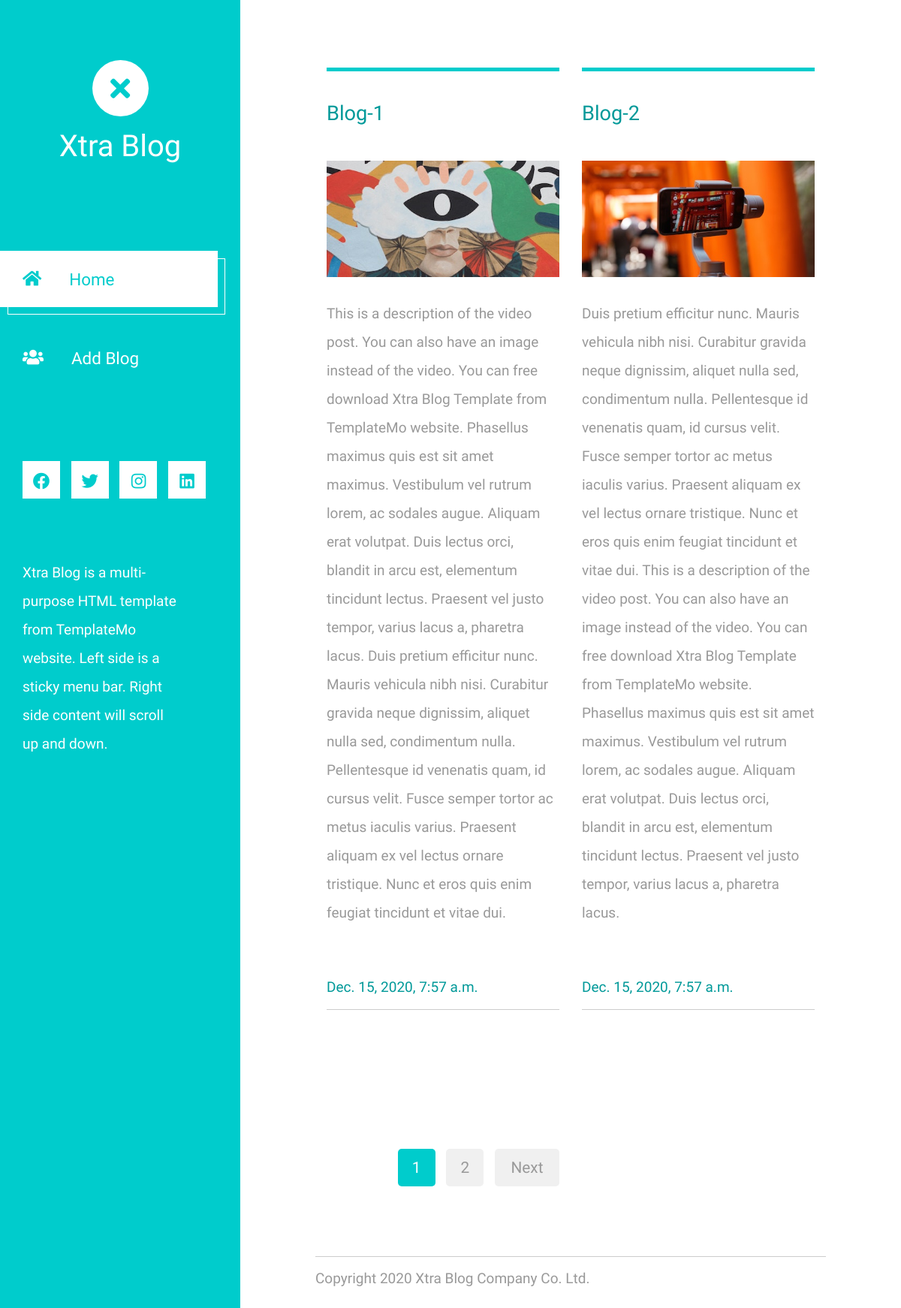
The page / on the database its author committed.
### home/models.py (models this page shows, shortened)
class Blog(models.Model):
    title = models.CharField(max_length=60,default='')
    content = models.TextField(default='')
    time = models.DateTimeField(auto_now=True)
    image = models.ImageField(upload_to='blogs/', blank=True)

### home/views.py (the view)
# urls.py: 2. Add a URL to urlpatterns:  path('', views.home, name='home')
def home(request):
    blogs = models.Blog.objects.all()
    paginator = Paginator(blogs, 2)
    page = request.GET.get('page')
    blogs = paginator.get_page(page)
    args = {"blogs": blogs}
    return render(request, "home.html",args)

### home/templates/home.html (shortened to what this page needs)
{% load static %}
<!DOCTYPE html>
<html lang="en">
<head>
	<link rel="stylesheet" href="{% static 'home/fontawesome/css/all.min.css' %}">
    <link href="{% static 'home/css/bootstrap.min.css' %}" rel="stylesheet">
    <link href="{% static 'home/css/templatemo-xtra-blog.css' %}" rel="stylesheet">
</head>
<body>
	<header class="tm-header" id="tm-header">
        <div class="tm-header-wrapper">
            <div class="tm-site-header">
                <div class="mb-3 mx-auto tm-site-logo"><i class="fas fa-times fa-2x"></i></div>
                <h1 class="text-center">Xtra Blog</h1>
            </div>
            <nav class="tm-nav" id="tm-nav">
                <ul>
                    <li class="tm-nav-item active"><a href="/" class="tm-nav-link">
                        <i class="fas fa-home"></i>
                        Home
                    </a></li>
                    <li class="tm-nav-item"><a href="/add/" class="tm-nav-link">
                        <i class="fas fa-users"></i>
                        Add Blog
                    </a></li>
                </ul>
            </nav>
            <div class="tm-mb-65">
                <a rel="nofollow" href="https://fb.com/templatemo" class="tm-social-link">
                    <i class="fab fa-facebook tm-social-icon"></i>
                </a>
                <a href="https://twitter.com" class="tm-social-link">
                    <i class="fab fa-twitter tm-social-icon"></i>
                </a>
                <a href="https://instagram.com" class="tm-social-link">
                    <i class="fab fa-instagram tm-social-icon"></i>
                </a>
                <a href="https://linkedin.com" class="tm-social-link">
                    <i class="fab fa-linkedin tm-social-icon"></i>
                </a>
            </div>
            <p class="tm-mb-80 pr-5 text-white">
                Xtra Blog is a multi-purpose HTML template from TemplateMo website. Left side is a sticky menu bar. Right side content will scroll up and down.
            </p>
        </div>
    </header>
    <div class="container-fluid">
        <main class="tm-main">
            <div class="row tm-row">
                {% for blog in blogs %}
                <article class="col-12 col-md-6 tm-post">
                    <hr class="tm-hr-primary">
                        <a href="/blog/{{blog.id}}">
                            <h2 class="tm-pt-30 tm-color-primary tm-post-title">{{blog.title}}</h2></a>
                        <br>
                        <div class="tm-post-link-inner">
                            <img src="{{ MEDIA_URL }}{{ blog.image.url }}" alt="Image" class="img-fluid">
                        </div>
                    <p class="tm-pt-30">
                        {{blog.content}}
                    </p>
                    <div class="d-flex justify-content-between tm-pt-45">
                        <span class="tm-color-primary">{{blog.time}}</span>
                    </div>
                    <hr>
                </article>
                {% endfor %}
            </div>
            <div style="text-align: center;" class="row tm-row tm-mt-100 tm-mb-75">
                <div class="tm-paging-wrapper">
                    <nav class="tm-paging-nav d-inline-block">
                        <ul>
                            <li class="tm-paging-item active">
                                <a href="?page={{blogs.number}}" class="mb-2 tm-btn tm-paging-link">{{blogs.number}}</a>
                            </li>
                            {% if blogs.has_next %}
                            <li class="tm-paging-item">
                                <a href="?page={{blogs.number|add:'1'}}" class="mb-2 tm-btn tm-paging-link">{{blogs.number|add:'1'}}</a>
                            </li>
                            <li class="tm-paging-item">
                                <a href="?page={{blogs.number|add:'1'}}" class="mb-2 tm-btn tm-paging-link tm-btn-primary ">Next</a>
                            </li>
                            {% endif %}
                        </ul>
                    </nav>
                </div>
            </div>
            <footer class="row tm-row">
                <hr class="col-12">
                <div class="tm-color-gray tm-copyright">
                    Copyright 2020 Xtra Blog Company Co. Ltd.
                </div>
            </footer>
        </main>
    </div>
</body>
</html>

### home/static/home/css/templatemo-xtra-blog.css (style rules this page uses)
html { overflow-x: hidden; }
body { margin: 0; padding: 0; font-family: 'Source Sans Pro', sans-serif; font-size: 19px; line-height: 2em; overflow-x: hidden; }
p, span { color: #999; }
hr { border-top-color: #CCC; margin-top: 10px; margin-bottom: 10px; }
.tm-header { background-color: #0CC; color: white; position: fixed; top: 0; left: 0; bottom: 0; z-index: 100; width: 400px; overflow-y: visible; }
.tm-header-wrapper { overflow-y: scroll; scrollbar-width: none; -ms-overflow-style: none; padding: 30px; width: 100%; height: 100%; }
.tm-site-header { margin-top: 50px; margin-bottom: 115px; }
.tm-site-logo { width: 75px; height: 75px; border-radius: 50%; background-color: white; display: flex; align-items: center; justify-content: center; }
.tm-site-logo i { color: #0CC; }
.tm-main { margin-left: 400px; padding: 80px 100px 25px; }
.tm-post { max-width: 470px; }
.tm-row { max-width: 980px; justify-content: space-between; }
.tm-nav { margin-bottom: 100px; }
.tm-nav-item { list-style: none; margin-bottom: 30px; }
.tm-nav-link { color: white; background-color: transparent; height: 75px; width: 100%; max-width: 300px; display: flex; align-items: center; font-size: 1.4rem; padding: 30px; }
.tm-nav-item:hover .tm-nav-link, .tm-nav-item.active .tm-nav-link { color: #0CC; background-color: white; text-decoration: none; }
.tm-nav ul { position: relative; }
.tm-nav-item:hover:after, .tm-nav-item.active:after { content: ''; width: 100%; max-width: 300px; height: 75px; display: block; border: 1px solid white; margin-left: 10px; margin-top: -65px; position: absolute; z-index: -1000; }
.tm-nav-link i { margin-right: 37px; }
ul { margin: 0; padding: 0; }
.tm-nav { margin-left: -30px; }
.tm-social-link { display: inline-block; background-color: white; font-size: 1.4rem; width: 50px; height: 50px; text-align: center; padding-top: 8px; margin-right: 15px; margin-bottom: 15px; }
.tm-social-icon { color: #0CC; transition: all 0.3s ease; }
.tm-post-link-inner { overflow: hidden; background: #3085a3; }
.tm-post { margin-bottom: 75px; }
.tm-post-title { font-size: 1.7rem; transition: all 0.3s ease; }
.tm-btn { display: inline-block; border-radius: 5px; font-size: 1.3rem; transition: all 0.3s ease; }
.tm-btn-primary { background-color: #0CC; color: white; padding: 8px 43px; border: none; }
.tm-paging-nav ul li { list-style: none; display: inline-block; margin-right: 10px; }
.tm-paging-nav ul li:last-child { margin-right: 0; }
.tm-paging-link { background-color: #F0F0F0; color: #999; width: 50px; height: 50px; display: flex; align-items: center; justify-content: center; }
.tm-paging-item .tm-paging-link:hover, .tm-paging-item.active .tm-paging-link { background-color: #0CC; color: white; }
.tm-paging-wrapper { display: flex; justify-content: flex-end; align-items: center; }
.tm-prev-next-wrapper, .tm-paging-wrapper { flex: 0 0 50%; max-width: 50%; padding-left: 15px; padding-right: 15px; }
.tm-copyright { text-align: right; }
hr.tm-hr-primary { border-top: 5px solid #0CC; }
.tm-pt-30 { padding-top: 30px; }
.tm-pt-45 { padding-top: 45px; }
.tm-mb-65 { margin-bottom: 65px; }
.tm-mb-75 { margin-bottom: 75px; }
.tm-mb-80 { margin-bottom: 80px; }
.tm-mt-100 { margin-top: 100px; }
.tm-color-primary, span.tm-color-primary { color: #099; }
a.tm-color-gray, .tm-color-gray { color: #999; }
@media (max-width: 1540px) { .tm-header { width: 320px; } }
@media (max-width: 1540px) { .tm-main { margin-left: 320px; width: calc(100% - 320px); } }
@media (max-width: 1288px) { .tm-social-link { margin-right: 10px; } }

### rows shown on the page
Blog: title "Blog-1", image (picture), content "This is a description of the video post. You can also have an image instead of the video. You can free download Xtra Blog Template from TemplateMo website. Phasellus maximus quis est sit amet maximus. Vestibulum vel rutrum lorem, ac sodales augue. Aliquam erat volutpat. Duis lectus orci, blandit in arcu est, elementum tincidunt lectus. Praesent vel justo tempor, varius lacus a, pharetra lacus. Duis pretium efficitur nunc. Mauris vehicula nibh nisi. Curabitur gravida neque dignissim, aliquet nulla sed, condimentum nulla. Pellentesque id venenatis quam, id cursus velit. Fusce semper tortor ac metus iaculis varius. Praesent aliquam ex vel lectus ornare tristique. Nunc et eros quis enim feugiat…", time "Dec. 15, 2020, 7:57 a.m."
Blog: title "Blog-2", image (picture), content "Duis pretium efficitur nunc. Mauris vehicula nibh nisi. Curabitur gravida neque dignissim, aliquet nulla sed, condimentum nulla. Pellentesque id venenatis quam, id cursus velit. Fusce semper tortor ac metus iaculis varius. Praesent aliquam ex vel lectus ornare tristique. Nunc et eros quis enim feugiat tincidunt et vitae dui. This is a description of the video post. You can also have an image instead of the video. You can free download Xtra Blog Template from TemplateMo website. Phasellus maximus quis est sit amet maximus. Vestibulum vel rutrum lorem, ac sodales augue. Aliquam erat volutpat. Duis lectus orci, blandit in arcu est, elementum tincidunt lectus. Praesent vel justo tempor, varius…", time "Dec. 15, 2020, 7:57 a.m."

### other values the page prints
{{ blogs.number }} "1"
{{ blogs.number|add:'1' }} "2"
